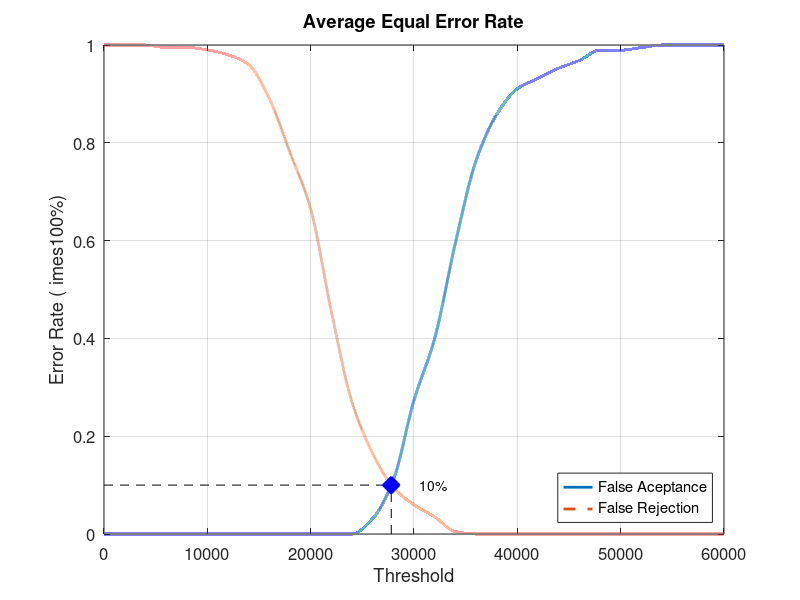
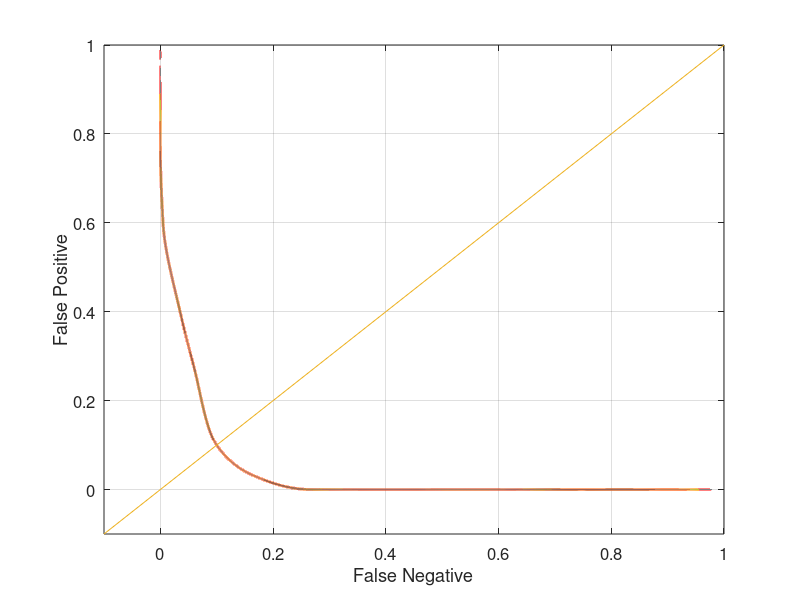

Recreate these plots in MATLAB, in order.
close all;
clear;
clc;
x = 0:2000:60000;
xq = 0:0.5:60000;

y0 = [0 0 0 0 0 0 0 0 0 0 0 0 0 0.0315789 0.110526 0.273684 0.4 0.594737 0.763158 0.857895 0.910526 0.931579 0.952632 0.968421 0.989474 0.989474 0.994737 1 1 1 1]
yy0 = interp1(x, y0, xq, 'pchip');
y1 = [1 1 1 0.995 0.995 0.99 0.98 0.96 0.89 0.78 0.665 0.455 0.27 0.165 0.095 0.06 0.035 0.005 0 0 0 0 0 0 0 0 0 0 0 0 0]
yy1 = interp1(x, y1, xq, 'pchip');

% Calculating EER: 
y2 = abs(y0 - y1);
find(y2 == min(y2))
yy2 = abs(yy0 - yy1);
xEER = find(yy2 == min(yy2));
xEERIndex = xq(xEER) % X-axis EER
yEER = yy0(xEER) % Y-axis EER

main = figure
plot(xq, yy0,'-','LineWidth', 2);	hold on
plot(xq, yy1,'--','LineWidth', 2);	hold on
plot([xEERIndex xEERIndex], [0 yEER], 'k--');	hold on
plot([0 xEERIndex], [yEER yEER], 'k--');	hold on
plot(xEERIndex, yEER, 'bx', 'LineWidth', 10);	hold on
text(xEERIndex + 10 * xEERIndex / 100, yEER, [num2str(round((10000 * yEER)) / 100) '%'])
legend('False Aceptance', 'False Rejection', 'Location', 'SouthEast')
xlabel('Threshold')
ylabel('Error Rate (	imes100%)')
title('Average Equal Error Rate')
set(gca, 'FontSize', 12)
axis([0 60000 0 1])
grid on

print(main, 'Database4_4Main', '-dpng');
FNRxFPR = figure('Color', [1 1 1]);
plot(yy1, yy0, '-', yy1, yy0, 'LineWidth', 2);
hold on
y = -0.1:0.1:1
plot(y, y); 
set(gca, 'FontSize', 12)
xlabel('False Negative')
ylabel('False Positive')
axis([-0.1 1 -0.1 1])
set(gca, 'FontSize', 12)
grid on

print(FNRxFPR, 'Database4_4FNRxFPR','-dpng');
